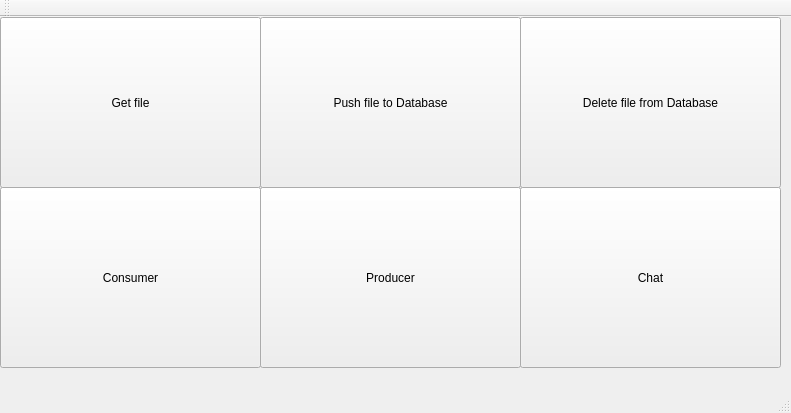
<?xml version="1.0" encoding="UTF-8"?>
<ui version="4.0">
 <class>ndn_app</class>
 <widget class="QMainWindow" name="ndn_app">
  <property name="geometry">
   <rect>
    <x>0</x>
    <y>0</y>
    <width>791</width>
    <height>413</height>
   </rect>
  </property>
  <property name="windowTitle">
   <string>ndn_app</string>
  </property>
  <widget class="QWidget" name="centralWidget">
   <widget class="QPushButton" name="getFiles">
    <property name="geometry">
     <rect>
      <x>0</x>
      <y>0</y>
      <width>261</width>
      <height>171</height>
     </rect>
    </property>
    <property name="text">
     <string>Get file</string>
    </property>
   </widget>
   <widget class="QPushButton" name="consumer_app">
    <property name="geometry">
     <rect>
      <x>0</x>
      <y>170</y>
      <width>261</width>
      <height>181</height>
     </rect>
    </property>
    <property name="text">
     <string>Consumer</string>
    </property>
   </widget>
   <widget class="QPushButton" name="producer_app">
    <property name="geometry">
     <rect>
      <x>260</x>
      <y>170</y>
      <width>261</width>
      <height>181</height>
     </rect>
    </property>
    <property name="text">
     <string>Producer</string>
    </property>
   </widget>
   <widget class="QPushButton" name="to_DB">
    <property name="geometry">
     <rect>
      <x>260</x>
      <y>0</y>
      <width>261</width>
      <height>171</height>
     </rect>
    </property>
    <property name="text">
     <string>Push file to Database</string>
    </property>
   </widget>
   <widget class="QPushButton" name="chat_app">
    <property name="geometry">
     <rect>
      <x>520</x>
      <y>170</y>
      <width>261</width>
      <height>181</height>
     </rect>
    </property>
    <property name="text">
     <string>Chat</string>
    </property>
   </widget>
   <widget class="QPushButton" name="delete_DB">
    <property name="geometry">
     <rect>
      <x>520</x>
      <y>0</y>
      <width>261</width>
      <height>171</height>
     </rect>
    </property>
    <property name="text">
     <string>Delete file from Database</string>
    </property>
   </widget>
  </widget>
  <widget class="QMenuBar" name="menuBar">
   <property name="geometry">
    <rect>
     <x>0</x>
     <y>0</y>
     <width>791</width>
     <height>22</height>
    </rect>
   </property>
  </widget>
  <widget class="QToolBar" name="mainToolBar">
   <attribute name="toolBarArea">
    <enum>TopToolBarArea</enum>
   </attribute>
   <attribute name="toolBarBreak">
    <bool>false</bool>
   </attribute>
  </widget>
  <widget class="QStatusBar" name="statusBar"/>
 </widget>
 <layoutdefault spacing="6" margin="11"/>
 <resources/>
 <connections/>
</ui>
